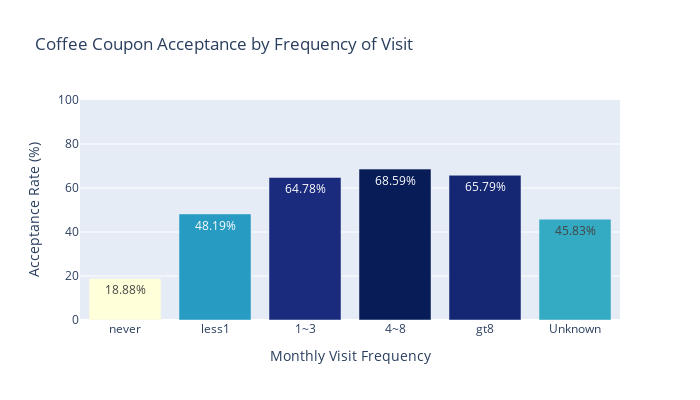

This figure's notebook cell:
### Code cell
#calculate acceptance %
totals = df_coffee.groupby('CoffeeHouse')['Y'].count()
accepted_counts = df_coffee.groupby('CoffeeHouse')['Y'].sum()
accepted_percentage = (accepted_counts / totals * 100).round(2)

coupon_acceptance = pd.DataFrame({
    'Total': totals,
    'Accepted': accepted_counts,
    'Acceptance %': accepted_percentage
}).reset_index()

#order by frequency
order = ['never', 'less1', '1~3', '4~8', 'gt8', 'Unknown']
coupon_acceptance['CoffeeHouse'] = pd.Categorical(coupon_acceptance['CoffeeHouse'], categories=order, ordered=True)
coupon_acceptance = coupon_acceptance.sort_values('CoffeeHouse')

coupon_acceptance.reset_index(drop=True, inplace=True)
print(coupon_acceptance.to_string())

# bar chart using plotly
fig = px.bar(
    coupon_acceptance,
    x='CoffeeHouse',
    y='Acceptance %',
    text='Acceptance %',
    title='Coffee Coupon Acceptance by Frequency of Visit',
    labels={'CoffeeHouse': 'Monthly Visit Frequency', 'Acceptance %': 'Acceptance Rate (%)'},
    category_orders={'CoffeeHouse': order},
    color='Acceptance %', 
    color_continuous_scale='YlGnBu'
)

# Show acceptance % on chart
fig.update_traces(texttemplate='%{text}%', textposition='inside')

# Update layout
fig.update_layout(yaxis=dict(range=[0, 100]), width=700, height=400,  coloraxis_showscale=False, uniformtext_minsize=8, uniformtext_mode='hide')

fig.show()
# Save image
pio.write_image(fig, "images/Coffee_Coupon_Acceptance_by_Frequency_of_Visit.png", format="png", width=700, height=400, scale=2)

### Figure 1 — Plotly figure (JSON) as saved in the notebook; plotly's stock layout.template omitted (floating-point values rounded to 4 significant figures)
{"data": [{"hovertemplate": "Monthly Visit Frequency=%{x}<br>Acceptance Rate (%)=%{marker.color}<extra></extra>", "legendgroup": "", "marker": {"color": [18.88, 48.19, 64.78, 68.59, 65.79, 45.83], "coloraxis": "coloraxis", "pattern": {"shape": ""}}, "name": "", "orientation": "v", "showlegend": false, "text": [18.88, 48.19, 64.78, 68.59, 65.79, 45.83], "textposition": "inside", "texttemplate": "%{text}%", "type": "bar", "x": ["never", "less1", "1~3", "4~8", "gt8", "Unknown"], "xaxis": "x", "y": [18.88, 48.19, 64.78, 68.59, 65.79, 45.83], "yaxis": "y"}], "layout": {"barmode": "relative", "coloraxis": {"colorbar": {"title": {"text": "Acceptance Rate (%)"}}, "colorscale": [[0, "rgb(255,255,217)"], [0.125, "rgb(237,248,177)"], [0.25, "rgb(199,233,180)"], [0.375, "rgb(127,205,187)"], [0.5, "rgb(65,182,196)"], [0.625, "rgb(29,145,192)"], [0.75, "rgb(34,94,168)"], [0.875, "rgb(37,52,148)"], [1, "rgb(8,29,88)"]], "showscale": false}, "height": 400, "legend": {"tracegroupgap": 0}, "title": {"text": "Coffee Coupon Acceptance by Frequency of Visit"}, "uniformtext": {"minsize": 8, "mode": "hide"}, "width": 700, "xaxis": {"anchor": "y", "categoryarray": ["never", "less1", "1~3", "4~8", "gt8", "Unknown"], "categoryorder": "array", "domain": [0, 1], "title": {"text": "Monthly Visit Frequency"}}, "yaxis": {"anchor": "x", "domain": [0, 1], "range": [0, 100], "title": {"text": "Acceptance Rate (%)"}}}}
